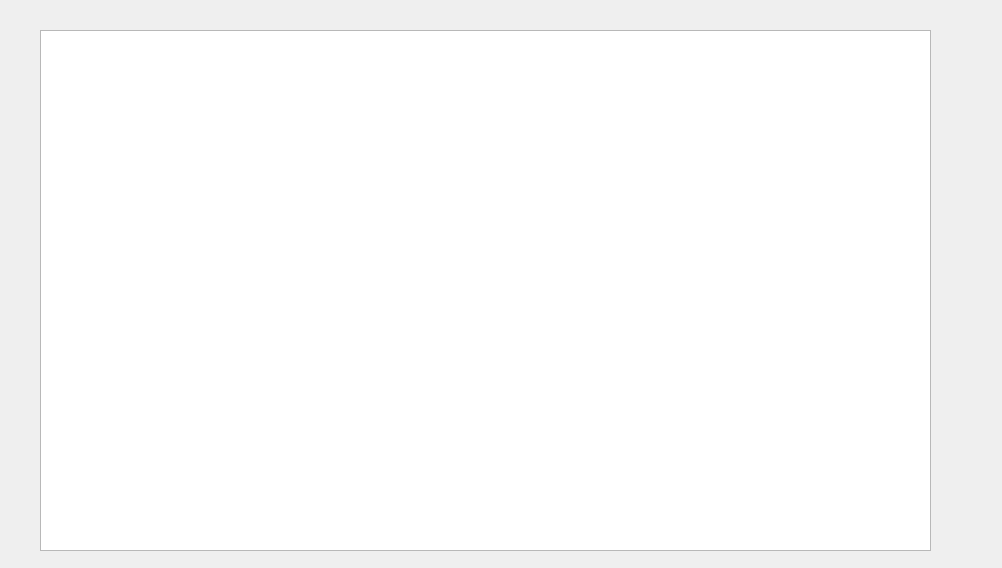
<?xml version="1.0" encoding="UTF-8"?>
<ui version="4.0">
 <class>expireDisplay</class>
 <widget class="QDialog" name="expireDisplay">
  <property name="geometry">
   <rect>
    <x>0</x>
    <y>0</y>
    <width>1002</width>
    <height>568</height>
   </rect>
  </property>
  <property name="windowTitle">
   <string>Dialog</string>
  </property>
  <widget class="QTableView" name="expireView">
   <property name="geometry">
    <rect>
     <x>40</x>
     <y>30</y>
     <width>891</width>
     <height>521</height>
    </rect>
   </property>
  </widget>
 </widget>
 <resources/>
 <connections/>
</ui>
